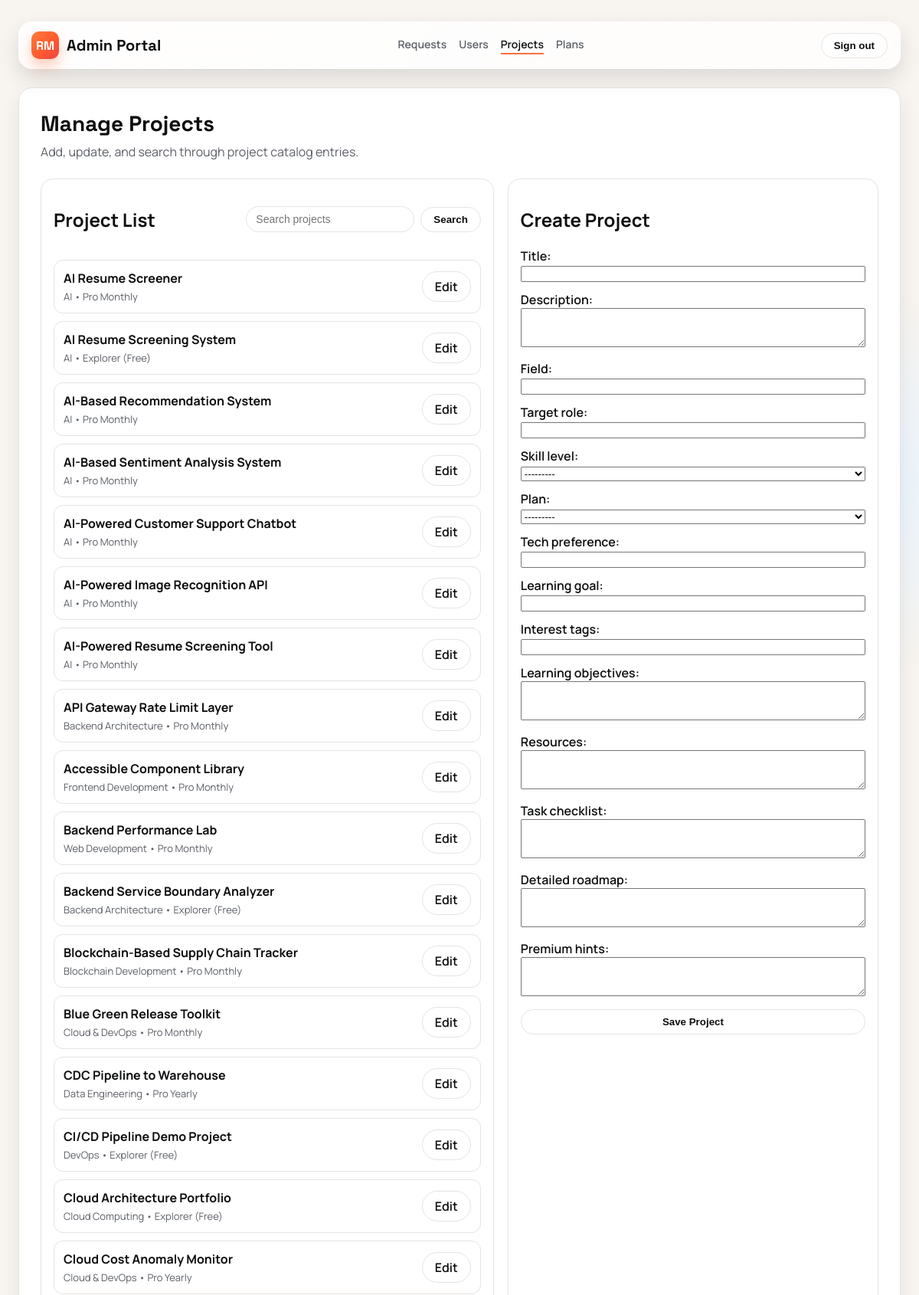
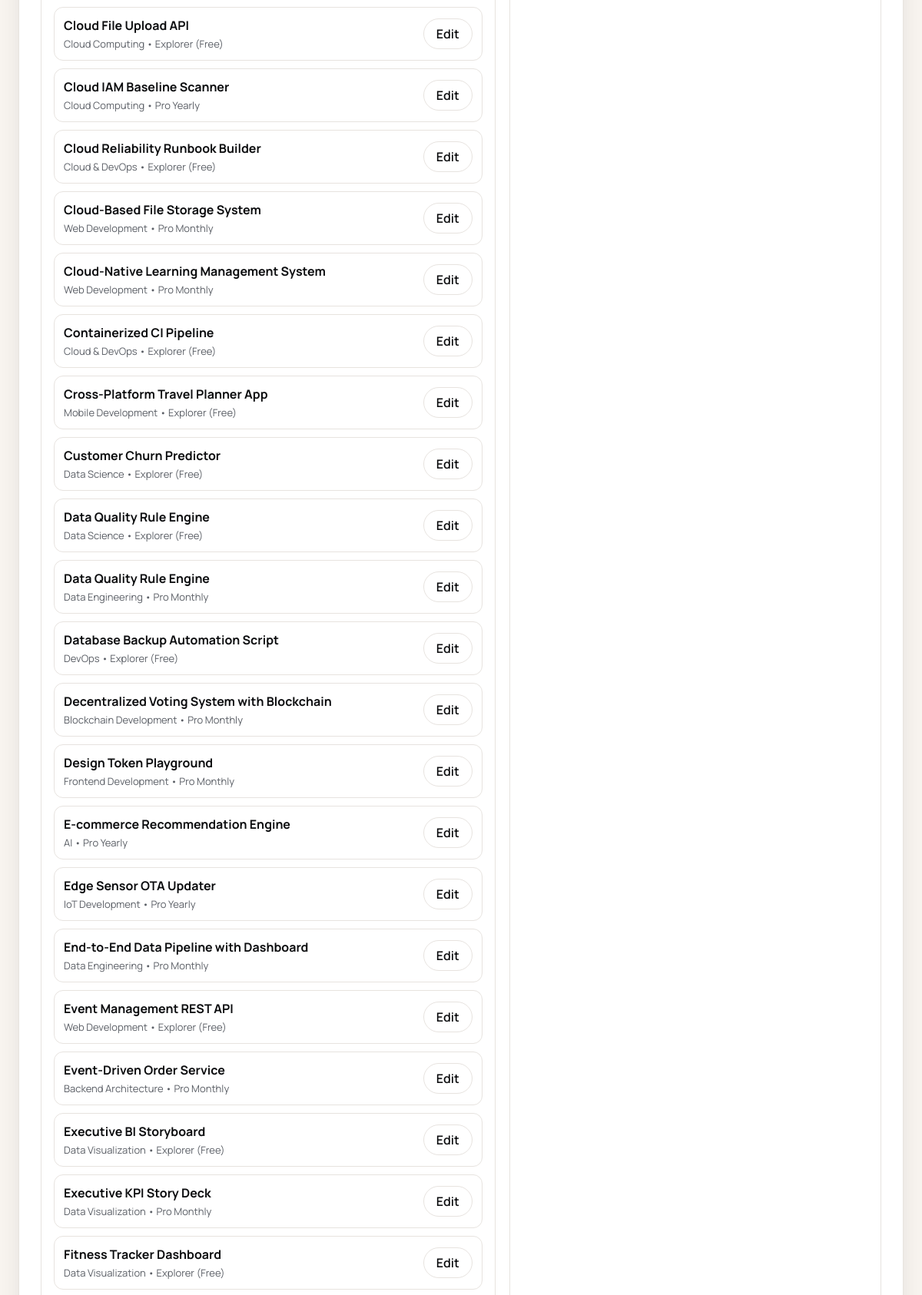
Page /admin-portal/projects/ (signed in, upper part) on the committed database (2 pictures, top to bottom).
### users/models.py (models this page shows, shortened)
class Project(models.Model):
    SKILL_LEVEL_CHOICES = [
        ("beginner", "Beginner"),
        ("intermediate", "Intermediate"),
        ("advanced", "Advanced"),
    ]
    PLAN_ACCESS_CHOICES = [
        ("explorer", "Explorer (Free)"),
        ("pro_monthly", "Pro Monthly"),
        ("pro_yearly", "Pro Yearly"),
    ]
    title = models.CharField(max_length=140)
    description = models.TextField()
    field = models.CharField(max_length=100)
    target_role = models.CharField(max_length=100)
    skill_level = models.CharField(max_length=20, choices=SKILL_LEVEL_CHOICES)
    plan = models.ForeignKey(Plan, on_delete=models.PROTECT, related_name="projects", blank=True, null=True)
    required_plan = models.CharField(max_length=20, choices=PLAN_ACCESS_CHOICES, default="explorer")
    tech_preference = models.CharField(max_length=140)
    learning_goal = models.CharField(max_length=140)
    interest_tags = models.CharField(max_length=220, help_text="Comma separated tags")
    learning_objectives = models.TextField(blank=True)
    resources = models.TextField(blank=True, help_text="Optional resources. One per line. Use 'Title | URL' or plain URL.")
    task_checklist = models.TextField(blank=True, help_text="Checklist tasks, one per line.")
    detailed_roadmap = models.TextField(blank=True)
    premium_hints = models.TextField(blank=True, help_text="Premium hints, one per line.")
    class Meta:
        ordering = ["title", "id"]

### users/views.py (the view, shortened to what this page needs)
# urls.py: path("admin-portal/projects/", views.admin_projects_view, name="admin_projects"),
@login_required
def admin_projects_view(request):
    if not request.user.is_staff:
        return redirect("admin_login")
    project_id = request.GET.get("edit")
    project = Project.objects.filter(id=project_id).first() if project_id else None
    if request.method == "POST":
        project_id = request.POST.get("project_id")
        project = Project.objects.filter(id=project_id).first() if project_id else None
        form = ProjectForm(request.POST, instance=project)
        if form.is_valid():
            form.save()
            messages.success(request, "Project saved successfully.")
            return redirect("admin_projects")
    else:
        form = ProjectForm(instance=project)
    query = str(request.GET.get("q") or "").strip()
    projects = Project.objects.all().order_by("title", "id")
    return render(
        request,
        "users/admin_projects.html",
        {
            "projects": projects,
            "form": form,
            "editing": project,
            "search_query": query,
        },
    )

### users/forms.py
class ProjectForm(forms.ModelForm):
    class Meta:
        model = Project
        fields = [
            "title",
            "description",
            "field",
            "target_role",
            "skill_level",
            "plan",
            "tech_preference",
            "learning_goal",
            "interest_tags",
            "learning_objectives",
            "resources",
            "task_checklist",
            "detailed_roadmap",
            "premium_hints",
        ]
        widgets = {
            "description": forms.Textarea(attrs={"rows": 3}),
            "learning_objectives": forms.Textarea(attrs={"rows": 3}),
            "resources": forms.Textarea(attrs={"rows": 3}),
            "task_checklist": forms.Textarea(attrs={"rows": 3}),
            "detailed_roadmap": forms.Textarea(attrs={"rows": 3}),
            "premium_hints": forms.Textarea(attrs={"rows": 3}),
        }

### users/models.py (called while the page is built)
    def __str__(self):
        return self.name

### users/templates/users/admin_projects.html (shortened to what this page needs)
{% extends "users/admin_base.html" %}
{% block content %}
<h1 class="page-title">Manage Projects</h1>
<p class="page-sub">Add, update, and search through project catalog entries.</p>
<div class="admin-grid">
    <section class="panel">
        <div class="toolbar">
            <h2>Project List</h2>
            <form class="search-box" method="get">
                <input type="search" name="q" placeholder="Search projects" value="{{ search_query }}" />
                <button class="btn" type="submit">Search</button>
            </form>
        </div>
        <div class="project-list">
            {% for project in projects %}
                <div class="project-row">
                    <div>
                        <h4>{{ project.title }}</h4>
                        <div class="helper-text">{{ project.field }} • {{ project.get_required_plan_display }}</div>
                    </div>
                    <a class="btn" href="{% url 'admin_projects' %}?edit={{ project.id }}">Edit</a>
                </div>
            {% empty %}
                <div class="helper-text">No projects found.</div>
            {% endfor %}
        </div>
    </section>
    <section class="panel">
        <h2>{% if editing %}Edit Project{% else %}Create Project{% endif %}</h2>
        <form method="post" class="form-stack">
            {% for field in form %}
                <div class="field-group">
                    {{ field.label_tag }}
                    {{ field }}
                </div>
            {% endfor %}
            <button class="btn" type="submit">Save Project</button>
        </form>
    </section>
</div>
{% endblock %}

### users/templates/users/admin_base.html (style rules this page uses)
:root { --ink: #0c0d0f; --muted: #5b5f66; --accent: #ff6f3d; --surface: #ffffff; --stroke: #e7e3df; --bg: #f8f4ef; --glow-a: #ffe8db; --glow-b: #e8f4ff; }
* { box-sizing: border-box; }
body { margin: 0; font-family: "Manrope", sans-serif; color: var(--ink); background: radial-gradient(900px 480px at 15% -5%, var(--glow-a) 0, transparent 62%), radial-gradient(700px 420px at 90% 8%, var(--glow-b) 0, transparent 60%), var(--bg); }
a { color: inherit; text-decoration: none; }
.btn { border: 1px solid var(--stroke); padding: 8px 16px; border-radius: 999px; background: var(--surface); font-weight: 600; color: var(--ink); cursor: pointer; }
.page-title { font-family: "Space Grotesk", sans-serif; font-size: 28px; margin: 0 0 8px; }
.page-sub { color: var(--muted); margin: 0 0 24px; }
.helper-text { color: var(--muted); font-size: 13px; }

### users/templates/users/admin_projects.html (style rules this page uses)
.admin-grid { display: grid; grid-template-columns: 1.1fr 0.9fr; gap: 18px; }
.panel { border: 1px solid var(--stroke); border-radius: 16px; padding: 16px; background: var(--surface); }
.toolbar { display: flex; flex-wrap: wrap; gap: 12px; align-items: center; justify-content: space-between; margin-bottom: 16px; }
.search-box { display: flex; gap: 8px; align-items: center; }
.search-box input { border: 1px solid var(--stroke); border-radius: 999px; padding: 8px 12px; font-size: 14px; min-width: 220px; }
.project-list { display: grid; gap: 10px; }
.project-row { padding: 12px; border: 1px solid var(--stroke); border-radius: 12px; display: flex; align-items: center; justify-content: space-between; gap: 12px; }
.project-row h4 { margin: 0 0 4px; }
.form-stack { display: grid; gap: 12px; }
.field-group label { font-weight: 600; }
.field-group input, .field-group textarea, .field-group select { width: 100%; }

### rows in the picture
Project: title "AI Resume Screener", field "AI", required_plan "Pro Monthly"
Project: title "AI Resume Screening System", field "AI", required_plan "Explorer (Free)"
Project: title "AI-Based Recommendation System", field "AI", required_plan "Pro Monthly"
Project: title "AI-Based Sentiment Analysis System", field "AI", required_plan "Pro Monthly"
Project: title "AI-Powered Customer Support Chatbot", field "AI", required_plan "Pro Monthly"
Project: title "AI-Powered Image Recognition API", field "AI", required_plan "Pro Monthly"
Project: title "AI-Powered Resume Screening Tool", field "AI", required_plan "Pro Monthly"
Project: title "API Gateway Rate Limit Layer", field "Backend Architecture", required_plan "Pro Monthly"
Project: title "Accessible Component Library", field "Frontend Development", required_plan "Pro Monthly"
Project: title "Backend Performance Lab", field "Web Development", required_plan "Pro Monthly"
Project: title "Backend Service Boundary Analyzer", field "Backend Architecture", required_plan "Explorer (Free)"
Project: title "Blockchain-Based Supply Chain Tracker", field "Blockchain Development", required_plan "Pro Monthly"
Project: title "Blue Green Release Toolkit", field "Cloud & DevOps", required_plan "Pro Monthly"
Project: title "CDC Pipeline to Warehouse", field "Data Engineering", required_plan "Pro Yearly"
Project: title "CI/CD Pipeline Demo Project", field "DevOps", required_plan "Explorer (Free)"
Project: title "Cloud Architecture Portfolio", field "Cloud Computing", required_plan "Explorer (Free)"
Project: title "Cloud Cost Anomaly Monitor", field "Cloud & DevOps", required_plan "Pro Yearly"
Project: title "Cloud File Upload API", field "Cloud Computing", required_plan "Explorer (Free)"
Project: title "Cloud IAM Baseline Scanner", field "Cloud Computing", required_plan "Pro Yearly"
Project: title "Cloud Reliability Runbook Builder", field "Cloud & DevOps", required_plan "Explorer (Free)"
Project: title "Cloud-Based File Storage System", field "Web Development", required_plan "Pro Monthly"
Project: title "Cloud-Native Learning Management System", field "Web Development", required_plan "Pro Monthly"
Project: title "Containerized CI Pipeline", field "Cloud & DevOps", required_plan "Explorer (Free)"
Project: title "Cross-Platform Travel Planner App", field "Mobile Development", required_plan "Explorer (Free)"
Project: title "Customer Churn Predictor", field "Data Science", required_plan "Explorer (Free)"
Project: title "Data Quality Rule Engine", field "Data Science", required_plan "Explorer (Free)"
Project: title "Data Quality Rule Engine", field "Data Engineering", required_plan "Pro Monthly"
Project: title "Database Backup Automation Script", field "DevOps", required_plan "Explorer (Free)"
Project: title "Decentralized Voting System with Blockchain", field "Blockchain Development", required_plan "Pro Monthly"
Project: title "Design Token Playground", field "Frontend Development", required_plan "Pro Monthly"
Project: title "E-commerce Recommendation Engine", field "AI", required_plan "Pro Yearly"
Project: title "Edge Sensor OTA Updater", field "IoT Development", required_plan "Pro Yearly"
Project: title "End-to-End Data Pipeline with Dashboard", field "Data Engineering", required_plan "Pro Monthly"
Project: title "Event Management REST API", field "Web Development", required_plan "Explorer (Free)"
Project: title "Event-Driven Order Service", field "Backend Architecture", required_plan "Pro Monthly"
Project: title "Executive BI Storyboard", field "Data Visualization", required_plan "Explorer (Free)"
Project: title "Executive KPI Story Deck", field "Data Visualization", required_plan "Pro Monthly"
Project: title "Fitness Tracker Dashboard", field "Data Visualization", required_plan "Explorer (Free)"

### other values in the picture
{{ field.label_tag }} "Title:" "Description:" "Field:" "Target role:" "Skill level:" "Plan:" "Tech preference:" "Learning goal:" "Interest tags:" "Learning objectives:" "Resources:" "Task checklist:" "Detailed roadmap:" "Premium hints:"
